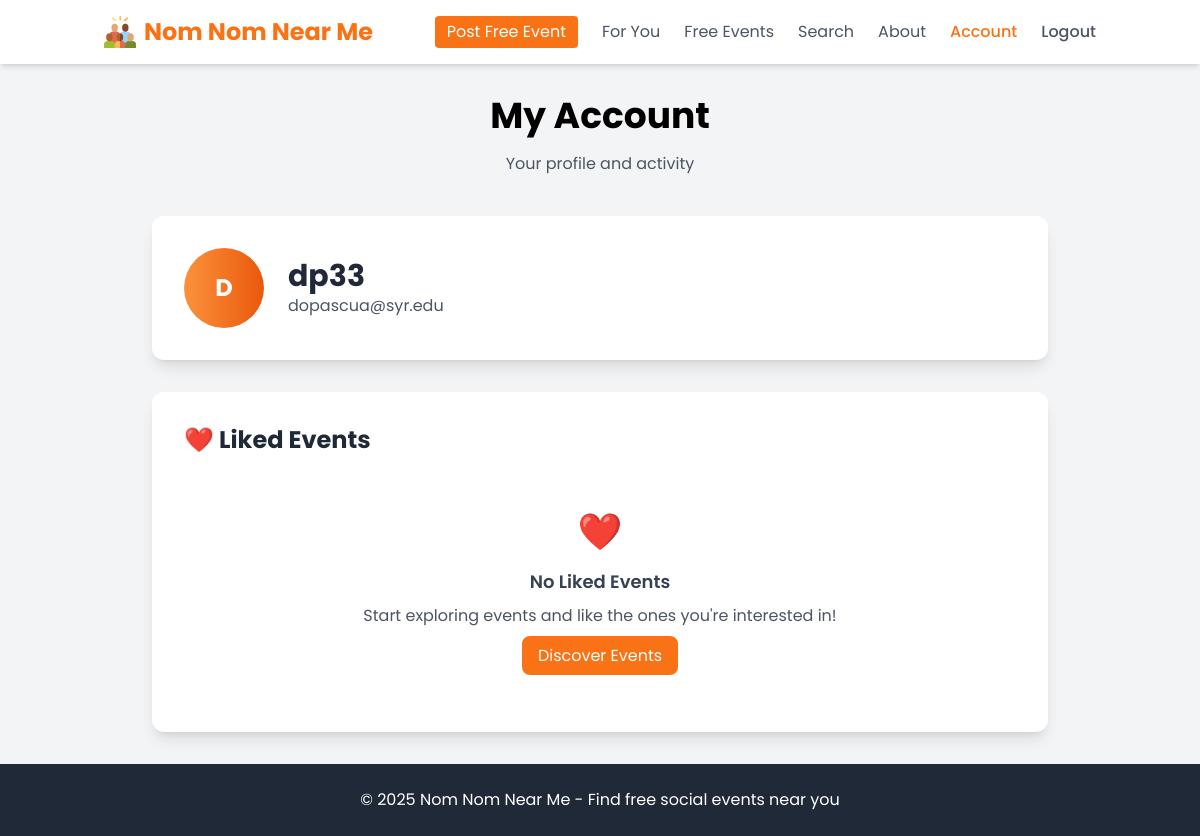
The app's page /account (signed in), older data.
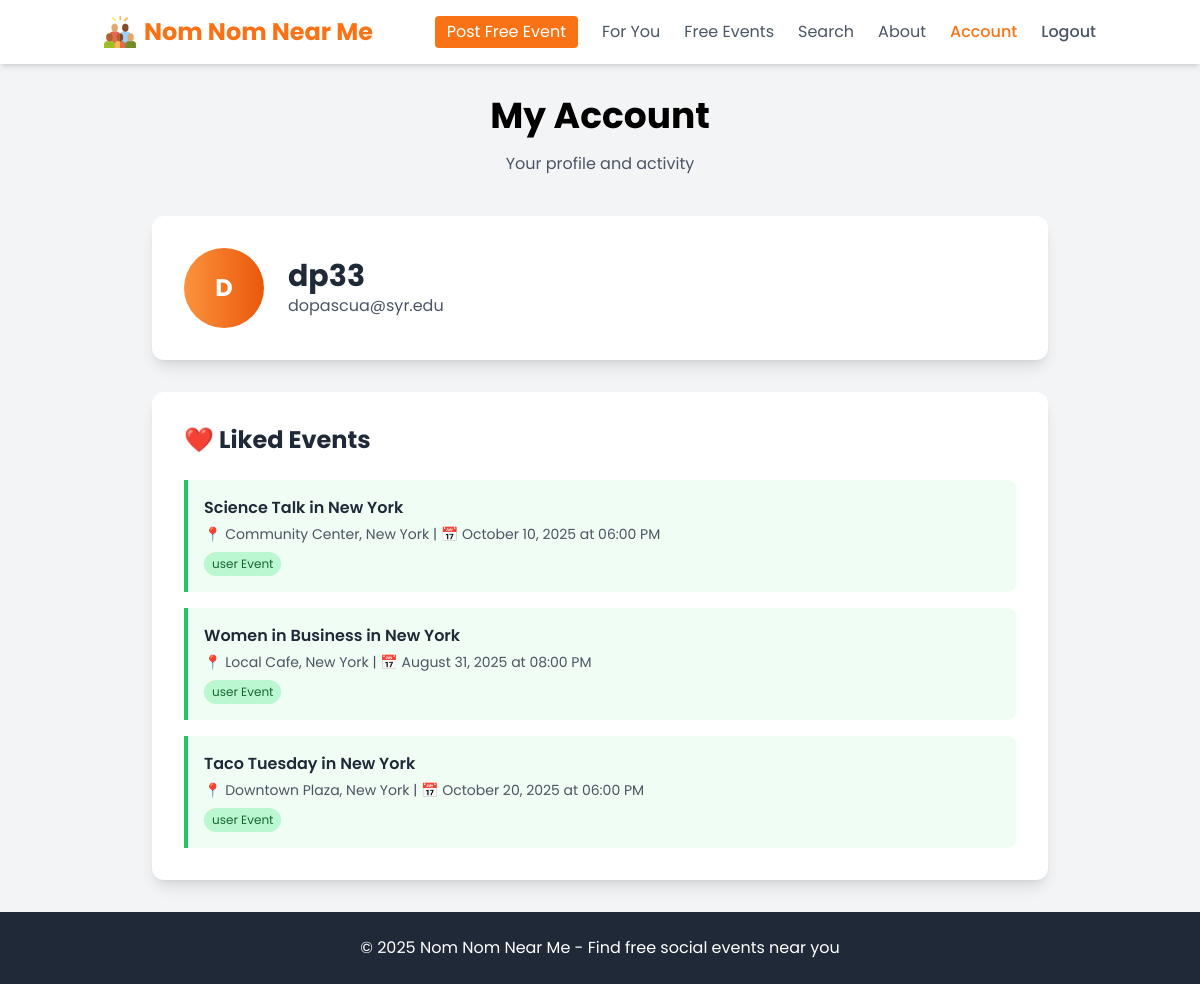
The same page, newer data.
### tables this page shows
CREATE TABLE users (
            id INTEGER PRIMARY KEY AUTOINCREMENT,
            name TEXT NOT NULL,
            email TEXT UNIQUE NOT NULL,
            password TEXT NOT NULL
        , phone TEXT);

CREATE TABLE saved_events (
            id INTEGER PRIMARY KEY AUTOINCREMENT,
            user_id INTEGER NOT NULL,
            event_global_id TEXT NOT NULL,
            event_source TEXT NOT NULL,
            event_title TEXT NOT NULL,
            event_date TEXT,
            event_location TEXT,
            event_url TEXT,
            saved_at TIMESTAMP DEFAULT CURRENT_TIMESTAMP, type TEXT,
            UNIQUE(user_id, event_global_id),
            FOREIGN KEY (user_id) REFERENCES users (id) ON DELETE CASCADE
        );

### app.py (the view)
@app.route("/account")
def account():
    if 'user_id' not in session:
        return redirect(url_for('home'))
    user_id = session['user_id']
    try:
        user_info = db.get_user_info(user_id)
        if user_info:
            username = user_info.get('username') or user_info.get('name') or 'User'
            email = user_info.get('email', 'user@example.com')
        else:
            username = 'User'
            email = 'user@example.com'
        liked_events = db.get_liked_events(user_id)
        print(f"[DEBUG] Liked events returned: {liked_events}")
    except Exception as e:
        print(f"Error in account route: {e}")
        username = 'User'
        email = 'user@example.com'
        liked_events = []
    return render_template('account.html',
                         username=username,
                         email=email,
                         liked_events=liked_events)

### db.py (called while the page is built)
def get_user_info(user_id: int) -> dict:
    conn = sqlite3.connect(DB_PATH)
    cursor = conn.cursor()
    cursor.execute("""
        SELECT name, email
        FROM users
        WHERE id = ?
    """, (user_id,))
    row = cursor.fetchone()
    conn.close()
    if row:
        return {"name": row[0], "email": row[1]}
    return None

### templates/account.html (shortened to what this page needs)
<!DOCTYPE html>
<html lang="en">
<head>
  <script src="https://cdn.tailwindcss.com"></script>
  <link rel="stylesheet" href="../static/css/globals.css">
</head>
<body class="bg-gray-100 font-poppins">
  <div class="min-h-screen flex flex-col">
    <header class="bg-white shadow-md py-4">
      <div class="container mx-auto px-4 flex items-center justify-between">
        <div class="flex items-center space-x-2">
          <img src="../static/img/logo.png" alt="App Logo" class="w-8 h-8 object-contain" />
          <span class="text-2xl font-bold text-orange-500">Nom Nom Near Me</span>
        </div>
        <nav class="flex items-center space-x-6">
          <a href="{{ url_for('post_event') }}" class="bg-orange-500 text-white px-3 py-1 rounded hover:bg-orange-600 transition">Post Free Event</a>
          <a href="{{ url_for('for_you') }}" class="nav-link text-gray-600 hover:text-orange-500">For You</a>
          <a href="{{ url_for('user_events') }}" class="nav-link text-gray-600 hover:text-orange-500">Free Events</a>
          <a href="{{ url_for('search') }}" class="nav-link text-gray-600 hover:text-orange-500">Search</a>
          <a href="{{ url_for('about') }}" class="nav-link text-gray-600 hover:text-orange-500">About</a>
          <a href="{{ url_for('account') }}" class="nav-link text-orange-500 font-medium">Account</a>
          <a href="{{ url_for('home') }}" class="nav-link text-gray-600 hover:text-red-500 font-medium">Logout</a>
        </nav>
      </div>
    </header>
    <main class="flex-grow container mx-auto px-4 py-8">
      <h1 class="text-4xl font-bold text-center mb-4">My Account</h1>
      <p class="text-gray-600 text-center mb-10">Your profile and activity</p>
      <div class="max-w-4xl mx-auto space-y-8">
        <div class="bg-white p-8 rounded-xl shadow-lg">
          <div class="flex items-center space-x-6">
            <div class="w-20 h-20 bg-gradient-to-r from-orange-400 to-orange-600 rounded-full flex items-center justify-center text-white text-2xl font-bold">
              {{ username[0].upper() if username else 'U' }}
            </div>
            <div>
              <h2 class="text-3xl font-bold text-gray-800">{{ username }}</h2>
              <p class="text-gray-600">{{ email }}</p>
            </div>
          </div>
        </div>
        <div class="bg-white p-8 rounded-xl shadow-lg">
          <h3 class="text-2xl font-bold text-gray-800 mb-6">❤️ Liked Events</h3>
          {% if liked_events %}
          <div class="space-y-4">
            {% for event in liked_events %}
            <div class="border-l-4 border-green-500 bg-green-50 p-4 rounded-r-lg">
              <h4 class="font-semibold text-gray-800">{{ event.title }}</h4>
              <p class="text-gray-600 text-sm mt-1">
                📍 {{ event.location or 'Location not available' }}
                {% if event.date %}
                | 📅 {{ event.date }}
                {% endif %}
              </p>
              <span class="inline-block mt-2 px-2 py-1 bg-green-200 text-green-800 text-xs rounded-full">
                {{ event.source or 'Unknown' }} Event
              </span>
            </div>
            {% endfor %}
          </div>
          {% else %}
          <div class="text-center py-8">
            <div class="text-4xl mb-4">❤️</div>
            <h4 class="text-lg font-semibold text-gray-700 mb-2">No Liked Events</h4>
            <p class="text-gray-600 mb-4">Start exploring events and like the ones you're interested in!</p>
            <a href="{{ url_for('for_you') }}" class="bg-orange-500 text-white px-4 py-2 rounded-lg hover:bg-orange-600 transition">
              Discover Events
            </a>
          </div>
          {% endif %}
        </div>
      </div>
    </main>
    <footer class="bg-gray-800 text-white py-6">
      <div class="container mx-auto px-4 text-center">
        <p>© 2025 Nom Nom Near Me - Find free social events near you</p>
      </div>
    </footer>
  </div>
</body>
</html>

### static/css/globals.css (style rules this page uses)
body { font-family: 'Poppins', sans-serif; background-color: #f3f4f6; margin: 0; padding: 0; -webkit-font-smoothing: antialiased; -moz-osx-font-smoothing: grayscale; }
*, *::before, *::after { box-sizing: border-box; }
.nav-link { position: relative; }
.nav-link::after { content: ''; position: absolute; bottom: -2px; left: 0; width: 0; height: 2px; background-color: #f97316; transition: width 0.3s ease; }

Row changes from the older to the newer data that the page shows:
now on this page (row unchanged): saved_events: title "Science Talk in New York", event_location "Community Center, New York", date "October 10, 2025 at 06:00 PM", event_source "user"
added saved_events: title "Women in Business in New York", event_location "Local Cafe, New York", date "August 31, 2025 at 08:00 PM", event_source "user"
added saved_events: title "Taco Tuesday in New York", event_location "Downtown Plaza, New York", date "October 20, 2025 at 06:00 PM", event_source "user"
Text that changed along with them:
text no longer shown: "❤️ No Liked Events Start exploring events and like the ones you're interested in! Discover Events"
